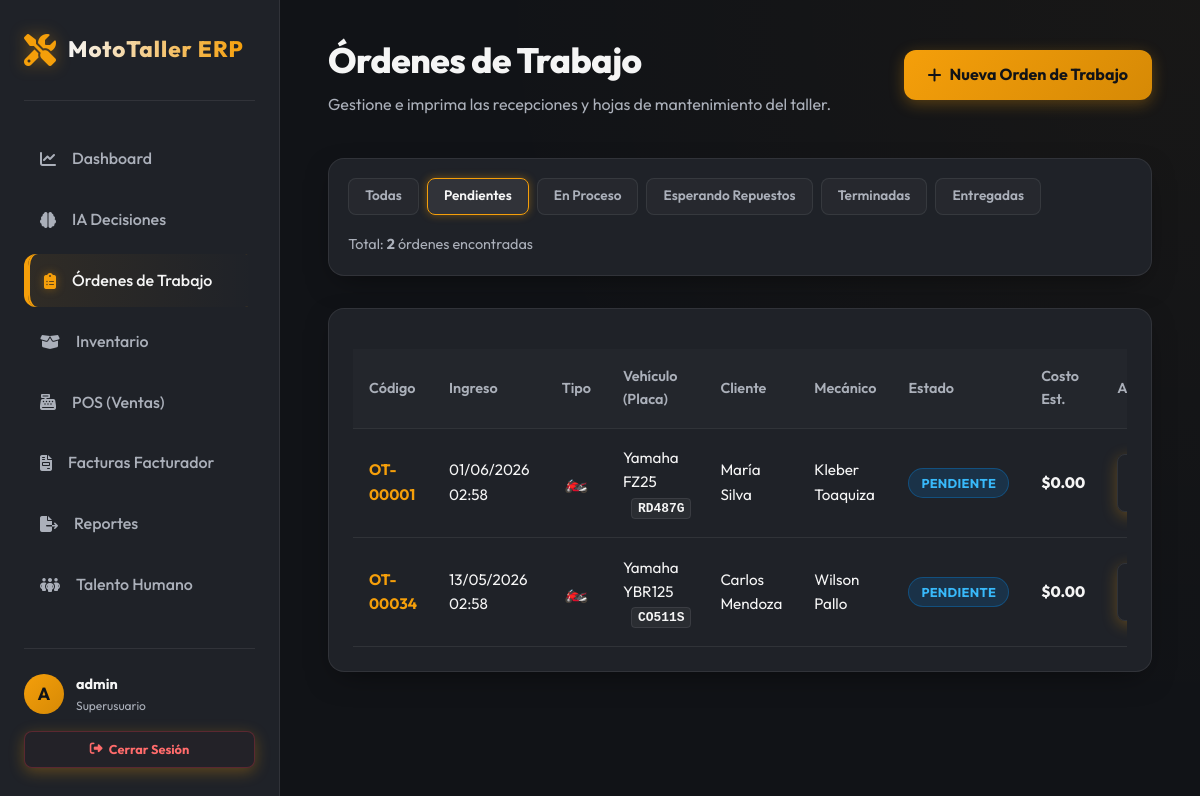
Page /ordenes/?estado=PENDIENTE (signed in) on the committed database.
### taller/models.py (models this page shows, shortened)
class OrdenTrabajo(models.Model):
    ESTADO_CHOICES = [
        ('PENDIENTE', 'Pendiente'),
        ('EN_PROCESO', 'En Reparación'),
        ('ESPERANDO_REPUESTOS', 'Esperando Repuestos'),
        ('TERMINADO', 'Trabajo Terminado (Por Entregar)'),
        ('ENTREGADO', 'Entregado y Facturado'),
        ('ANULADO', 'Anulado'),
    ]
    codigo_orden = models.CharField("Nº de Orden", max_length=20, unique=True, editable=False)
    vehiculo = models.ForeignKey(Vehiculo, on_delete=models.PROTECT, related_name="ordenes")
    mecanico = models.ForeignKey(Mecanico, on_delete=models.SET_NULL, null=True, blank=True, related_name="ordenes")
    creado_por = models.ForeignKey(User, on_delete=models.SET_NULL, null=True, blank=True, related_name="ordenes_creadas")
    fecha_ingreso = models.DateTimeField("Fecha de Ingreso", auto_now_add=True)
    fecha_prometida = models.DateTimeField("Fecha Prometida de Entrega", blank=True, null=True)
    fecha_entrega = models.DateTimeField("Fecha Real de Entrega", blank=True, null=True)
    facturada = models.BooleanField("Facturada", default=False)
    kilometraje = models.IntegerField("Kilometraje", default=0)
    nivel_combustible = models.CharField("Nivel de Gasolina", max_length=20, default="1/4", help_text="Ej: Vacío, 1/4, 1/2, 3/4, Lleno")
    observaciones_recepcion = models.TextField("Falla Reportada / Observaciones", blank=True)
    checklist_json = models.JSONField("Checklist Visual", default=dict, blank=True, help_text="Almacena estado de accesorios y daños físicos.")
    diagnostico = models.TextField("Diagnóstico Técnico", blank=True)
    mano_obra = models.DecimalField("Costo de Mano de Obra", max_digits=10, decimal_places=2, default=Decimal('0.00'))
    estado = models.CharField(max_length=20, choices=ESTADO_CHOICES, default='PENDIENTE')
    class Meta:
        verbose_name = "Orden de Trabajo"
        verbose_name_plural = "Órdenes de Trabajo"
        ordering = ['-fecha_ingreso']
    @property
    def total_repuestos(self):
        return sum(item.subtotal for item in self.repuestos_utilizados.all())
    @property
    def total_general(self):
        return self.mano_obra + self.total_repuestos

class Vehiculo(models.Model):
    TIPO_CHOICES = [
        ('MOTO', 'Motocicleta'),
        ('TRICIMOTO', 'Tricimoto'),
    ]
    tipo = models.CharField(max_length=15, choices=TIPO_CHOICES, default='MOTO')
    marca = models.CharField("Marca", max_length=50)
    modelo = models.CharField("Modelo", max_length=50)
    anio = models.IntegerField("Año", blank=True, null=True)
    placa = models.CharField("Placa", max_length=15, unique=True, blank=True, null=True)
    numero_motor = models.CharField("Número de Motor", max_length=50, blank=True, null=True)
    numero_chasis = models.CharField("Número de Chasis (VIN)", max_length=50, blank=True, null=True)
    color = models.CharField("Color", max_length=30, blank=True)
    cliente = models.ForeignKey(Cliente, on_delete=models.CASCADE, related_name="vehiculos")
    class Meta:
        verbose_name = "Vehículo"
        verbose_name_plural = "Vehículos"
        ordering = ['marca', 'modelo']

class Cliente(models.Model):
    TIPO_IDENTIFICACION_CHOICES = [
        ('04', 'RUC (Persona Natural/Jurídica)'),
        ('05', 'Cédula de Identidad'),
        ('06', 'Pasaporte'),
        ('07', 'Consumidor Final'),
        ('08', 'Identificación del Exterior'),
    ]
    tipo_identificacion = models.CharField("Tipo Identificación SRI", max_length=2, choices=TIPO_IDENTIFICACION_CHOICES, default='05')
    cedula_ruc = models.CharField(
        "Cédula/RUC/Pasaporte",
        max_length=13,
        unique=True,
        validators=[validar_cedula_ruc_ecuador],
        help_text="Ingrese los 10 dígitos de la cédula, 13 del RUC o identificación."
    )
    nombre = models.CharField("Nombre o Razón Social", max_length=150)
    telefono = models.CharField("Teléfono", max_length=20, blank=True)
    email = models.EmailField("Correo Electrónico", blank=True)
    direccion = models.TextField("Dirección", blank=True)
    class Meta:
        verbose_name = "Cliente"
        verbose_name_plural = "Clientes"
        ordering = ['nombre']

class Mecanico(models.Model):
    ESTADO_CHOICES = [
        ('DISPONIBLE', 'Disponible'),
        ('OCUPADO', 'En reparación'),
        ('INACTIVO', 'No disponible / Ausente'),
    ]
    nombre = models.CharField("Nombre Completo", max_length=100)
    telefono = models.CharField("Teléfono", max_length=20, blank=True)
    estado = models.CharField(max_length=15, choices=ESTADO_CHOICES, default='DISPONIBLE')
    class Meta:
        verbose_name = "Mecánico"
        verbose_name_plural = "Mecánicos"
        ordering = ['nombre']

### taller/views.py (the view, shortened to what this page needs)
        @login_required(login_url='taller:login')
        def _wrapped_view(request, *args, **kwargs):
            if request.user.is_superuser:
                return view_func(request, *args, **kwargs)

### taller/templates/taller/orden_list.html (shortened to what this page needs)
{% extends 'taller/base.html' %}
{% block content %}
<div class="header-section">
    <div>
        <h1 class="title-main">Órdenes de Trabajo</h1>
        <p class="subtitle-main">Gestione e imprima las recepciones y hojas de mantenimiento del taller.</p>
    </div>
    <div>
        <a href="{% url 'taller:orden_create' %}" class="btn-premium">
            <i class="fa-solid fa-plus"></i>
            <span>Nueva Orden de Trabajo</span>
        </a>
    </div>
</div>
<div class="card-premium" style="margin-bottom: 2rem; padding: 1.2rem;">
    <div style="display: flex; justify-content: space-between; align-items: center; flex-wrap: wrap; gap: 1rem;">
        <div style="display: flex; gap: 0.5rem; flex-wrap: wrap;">
            <a href="?estado=ALL" class="btn-filter {% if current_filter == 'ALL' %}active{% endif %}">Todas</a>
            <a href="?estado=PENDIENTE" class="btn-filter {% if current_filter == 'PENDIENTE' %}active{% endif %}">Pendientes</a>
            <a href="?estado=EN_PROCESO" class="btn-filter {% if current_filter == 'EN_PROCESO' %}active{% endif %}">En Proceso</a>
            <a href="?estado=ESPERANDO_REPUESTOS" class="btn-filter {% if current_filter == 'ESPERANDO_REPUESTOS' %}active{% endif %}">Esperando Repuestos</a>
            <a href="?estado=TERMINADO" class="btn-filter {% if current_filter == 'TERMINADO' %}active{% endif %}">Terminadas</a>
            <a href="?estado=ENTREGADO" class="btn-filter {% if current_filter == 'ENTREGADO' %}active{% endif %}">Entregadas</a>
        </div>
        <div>
            <span style="font-size: 0.9rem; color: var(--text-muted);">
                Total: <strong>{{ ordenes|length }}</strong> órdenes encontradas
            </span>
        </div>
    </div>
</div>
<div class="card-premium">
    <div class="table-container">
        <table class="table-premium">
            <thead>
                <tr>
                    <th>Código</th>
                    <th>Ingreso</th>
                    <th>Tipo</th>
                    <th>Vehículo (Placa)</th>
                    <th>Cliente</th>
                    <th>Mecánico</th>
                    <th>Estado</th>
                    <th>Costo Est.</th>
                    <th>Acciones</th>
                </tr>
            </thead>
            <tbody>
                {% for orden in ordenes %}
                <tr>
                    <td style="font-weight: 700; color: var(--primary);">{{ orden.codigo_orden }}</td>
                    <td>{{ orden.fecha_ingreso|date:"d/m/Y H:i" }}</td>
                    <td style="font-size: 1.2rem; text-align: center;">
                        {% if orden.vehiculo.tipo == 'MOTO' %}🏍️{% else %}🛺{% endif %}
                    </td>
                    <td>
                        {{ orden.vehiculo.marca }} {{ orden.vehiculo.modelo }}
                        {% if orden.vehiculo.placa %}
                        <code style="background-color: rgba(255,255,255,0.05); padding: 2px 6px; border-radius: 4px; border: 1px solid var(--border-color); font-size: 0.85em; font-weight: bold; margin-left: 0.5rem;">
                            {{ orden.vehiculo.placa }}
                        </code>
                        {% else %}
                        <span style="color: var(--text-muted); font-size: 0.85em; font-style: italic;">Sin Placa</span>
                        {% endif %}
                    </td>
                    <td>{{ orden.vehiculo.cliente.nombre }}</td>
                    <td>{{ orden.mecanico.nombre|default:"Sin Asignar" }}</td>
                    <td>
                        {% if orden.estado == 'PENDIENTE' %}
                            <span class="badge-status badge-pendiente">Pendiente</span>
                        {% elif orden.estado == 'EN_PROCESO' %}
                            <span class="badge-status badge-proceso">En Reparación</span>
                        {% elif orden.estado == 'ESPERANDO_REPUESTOS' %}
                            <span class="badge-status badge-esperando">Falta Repuesto</span>
                        {% elif orden.estado == 'TERMINADO' %}
                            <span class="badge-status badge-terminado">Terminado</span>
                        {% elif orden.estado == 'ENTREGADO' %}
                            <span class="badge-status badge-entregado">Entregado</span>
                        {% elif orden.estado == 'ANULADO' %}
                            <span class="badge-status badge-entregado" style="background-color: rgba(220,53,69,0.15); color: #ff6b6b;">Anulado</span>
                        {% endif %}
                    </td>
                    <td style="font-weight: 800; color: var(--text-main);">${{ orden.total_general|floatformat:2 }}</td>
                    <td>
                        <div style="display: flex; gap: 0.5rem;">
                            <a href="{% url 'taller:orden_detail' orden.id %}" class="btn-premium btn-secondary-premium" style="padding: 0.4rem 1rem; font-size: 0.85rem; border-radius: 8px; width: 100%; text-align: center; justify-content: center;">
                            </a>
                        </div>
                    </td>
                </tr>
                {% endfor %}
            </tbody>
        </table>
    </div>
</div>
{% endblock %}

### taller/templates/taller/base.html (shortened to what this page needs)
{% load static %}
<!DOCTYPE html>
<html lang="es">
<head>
    <link rel="stylesheet" href="https://cdnjs.cloudflare.com/ajax/libs/font-awesome/6.4.0/css/all.min.css">
    <link rel="stylesheet" href="{% static 'taller/css/style.css' %}">
</head>
<body>
    <div class="app-container">
        <aside class="sidebar">
            <div>
                <div class="logo-container">
                    <i class="fa-solid fa-screwdriver-wrench logo-icon"></i>
                    <span class="logo-text">MotoTaller ERP</span>
                </div>
                <nav>
                    <ul class="nav-links">
                        {% if request.user.is_superuser or request.user.perfil_empleado.cargo == 'GERENTE' %}
                        <li class="nav-item {% if active_page == 'dashboard' %}active{% endif %}">
                            <a href="{% url 'taller:dashboard' %}">
                                <i class="fa-solid fa-chart-line"></i>
                                <span>Dashboard</span>
                            </a>
                        </li>
                        <li class="nav-item {% if active_page == 'ia_decisiones' %}active{% endif %}">
                            <a href="{% url 'taller:ia_decisiones' %}">
                                <i class="fa-solid fa-brain"></i>
                                <span>IA Decisiones</span>
                            </a>
                        </li>
                        {% endif %}
                        {% if request.user.is_superuser or request.user.perfil_empleado.cargo == 'GERENTE' or request.user.perfil_empleado.cargo == 'OPERATIVO_RECEPCION' %}
                        <li class="nav-item {% if active_page == 'ordenes' %}active{% endif %}">
                            <a href="{% url 'taller:orden_list' %}">
                                <i class="fa-solid fa-clipboard-list"></i>
                                <span>Órdenes de Trabajo</span>
                            </a>
                        </li>
                        {% endif %}
                        {% if request.user.is_superuser or request.user.perfil_empleado.cargo == 'GERENTE' or request.user.perfil_empleado.cargo == 'BODEGUERO' %}
                        <li class="nav-item {% if active_page == 'repuestos' %}active{% endif %}">
                            <a href="{% url 'taller:repuesto_list' %}">
                                <i class="fa-solid fa-box-open"></i>
                                <span>Inventario</span>
                            </a>
                        </li>
                        {% endif %}
                        {% if request.user.is_superuser or request.user.perfil_empleado.cargo == 'GERENTE' or request.user.perfil_empleado.cargo == 'VENDEDOR' %}
                        <li class="nav-item {% if active_page == 'pos' %}active{% endif %}">
                            <a href="{% url 'taller:pos_console' %}">
                                <i class="fa-solid fa-cash-register"></i>
                                <span>POS (Ventas)</span>
                            </a>
                        </li>
                        <li class="nav-item {% if active_page == 'facturas' %}active{% endif %}">
                            <a href="{% url 'taller:factura_list' %}">
                                <i class="fa-solid fa-file-invoice"></i>
                                <span>Facturas Facturador</span>
                            </a>
                        </li>
                        <li class="nav-item {% if active_page == 'reportes' %}active{% endif %}">
                            <a href="{% url 'taller:reportes' %}">
                                <i class="fa-solid fa-file-export"></i>
                                <span>Reportes</span>
                            </a>
                        </li>
                        {% endif %}
                        {% if request.user.is_superuser or request.user.perfil_empleado.cargo == 'GERENTE' or request.user.perfil_empleado.cargo == 'ADMIN_RRHH' %}
                        <li class="nav-item {% if active_page == 'rrhh' %}active{% endif %}">
                            <a href="{% url 'taller:rrhh_console' %}">
                                <i class="fa-solid fa-people-group"></i>
                                <span>Talento Humano</span>
                            </a>
                        </li>
                        {% endif %}
                    </ul>
                </nav>
            </div>
            <div style="border-top: 1px solid var(--border-color); padding-top: 1.5rem; display: flex; flex-direction: column; gap: 1rem;">
                <div style="display: flex; align-items: center; gap: 0.75rem;">
                    <div style="width: 40px; height: 40px; border-radius: 50%; background: linear-gradient(135deg, var(--primary) 0%, var(--primary-hover) 100%); display: flex; align-items: center; justify-content: center; color: var(--bg-dark); font-weight: bold; font-size: 1.1rem; text-transform: uppercase;">
                        {{ request.user.username|slice:":1" }}
                    </div>
                    <div style="flex-grow: 1; overflow: hidden;">
                        <p style="font-size: 0.9rem; font-weight: 700; white-space: nowrap; overflow: hidden; text-overflow: ellipsis;">{{ request.user.first_name|default:request.user.username }}</p>
                        <p style="font-size: 0.75rem; color: var(--text-muted);">
                            {% if request.user.is_superuser %}
                                Superusuario
                            {% else %}
                                {{ request.user.perfil_empleado.get_cargo_display|default:"Colaborador" }}
                            {% endif %}
                        </p>
                    </div>
                </div>
                <a href="{% url 'taller:logout' %}" class="btn-premium btn-secondary-premium" style="padding: 0.45rem; font-size: 0.8rem; border-radius: 8px; justify-content: center; width: 100%; display: flex; align-items: center; gap: 0.4rem; border-color: rgba(220,53,69,0.3); color: #ff6b6b; background: rgba(220,53,69,0.02);">
                    <i class="fa-solid fa-right-from-bracket"></i>
                    <span>Cerrar Sesión</span>
                </a>
            </div>
        </aside>
        <main class="main-content">
            {% block content %}{% endblock %}
        </main>
    </div>
</body>
</html>

### rows in the picture
OrdenTrabajo: codigo_orden "OT-00001", fecha_ingreso "01/06/2026 02:58", vehiculo.marca "Yamaha", vehiculo.modelo "FZ25", vehiculo.placa "RD487G", vehiculo.cliente.nombre "María Silva", mecanico.nombre "Kleber Toaquiza", estado "PENDIENTE", total_general "0.00"
OrdenTrabajo: codigo_orden "OT-00034", fecha_ingreso "13/05/2026 02:58", vehiculo.marca "Yamaha", vehiculo.modelo "YBR125", vehiculo.placa "CO511S", vehiculo.cliente.nombre "Carlos Mendoza", mecanico.nombre "Wilson Pallo", estado "PENDIENTE", total_general "0.00"

### other values in the picture
{{ request.user.username|slice:":1" }} "A"
{{ request.user.first_name|default:request.user.username }} "admin"
{{ ordenes|length }} "2"
